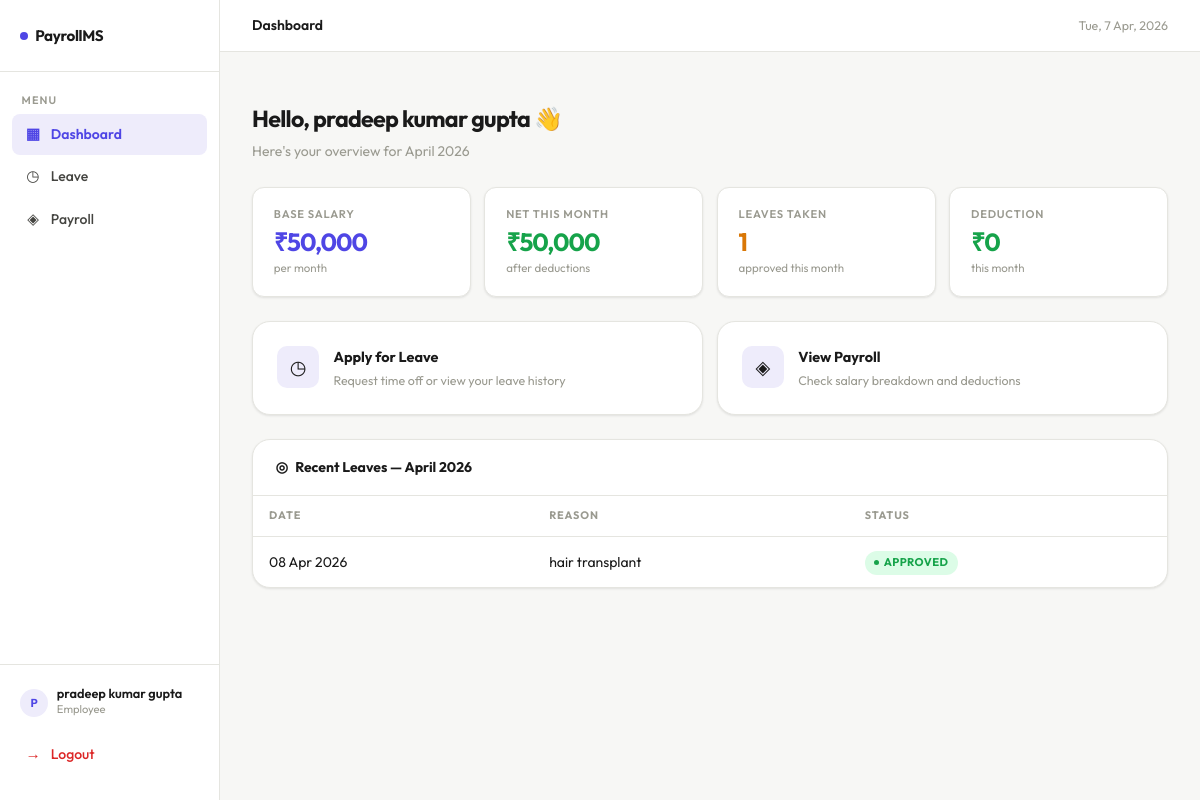
The page /employee/dashboard (signed in) on the database its author committed.
### models.py (models this page shows, shortened)
class User(UserMixin, db.Model):
    __tablename__ = 'users'
    id = db.Column(db.Integer, primary_key=True)
    username = db.Column(db.String(80), unique=True, nullable=False)
    password_hash = db.Column(db.String(256), nullable=False)
    role = db.Column(db.String(20), nullable=False, default='employee')  # 'admin' or 'employee'
    base_salary = db.Column(db.Float, default=50000.0)
    created_at = db.Column(db.DateTime, default=datetime.utcnow)
    leave_requests = db.relationship('LeaveRequest', backref='employee', lazy=True,
                                      foreign_keys='LeaveRequest.employee_id')
    payroll_records = db.relationship('Payroll', backref='employee', lazy=True)

class Payroll(db.Model):
    __tablename__ = 'payroll'
    id = db.Column(db.Integer, primary_key=True)
    employee_id = db.Column(db.Integer, db.ForeignKey('users.id'), nullable=False)
    month = db.Column(db.Integer, nullable=False)
    year = db.Column(db.Integer, nullable=False)
    base_salary = db.Column(db.Float, nullable=False)
    leaves_taken = db.Column(db.Integer, default=0)
    deduction = db.Column(db.Float, default=0.0)
    net_salary = db.Column(db.Float, nullable=False)
    updated_at = db.Column(db.DateTime, default=datetime.utcnow, onupdate=datetime.utcnow)

class LeaveRequest(db.Model):
    __tablename__ = 'leave_requests'
    id = db.Column(db.Integer, primary_key=True)
    employee_id = db.Column(db.Integer, db.ForeignKey('users.id'), nullable=False)
    leave_date = db.Column(db.Date, nullable=False)
    reason = db.Column(db.String(255), nullable=False)
    status = db.Column(db.String(20), default='pending')  # 'pending', 'approved', 'rejected'
    month = db.Column(db.Integer, nullable=False)
    year = db.Column(db.Integer, nullable=False)
    created_at = db.Column(db.DateTime, default=datetime.utcnow)

### routes.py (the view)
@main.route('/employee/dashboard')
@login_required
def employee_dashboard():
    if current_user.role == 'admin':
        return redirect(url_for('main.admin_dashboard'))
    now = datetime.utcnow()
    my_leaves = LeaveRequest.query.filter_by(
        employee_id=current_user.id,
        month=now.month,
        year=now.year
    ).order_by(LeaveRequest.created_at.desc()).all()
    payroll = Payroll.query.filter_by(
        employee_id=current_user.id,
        month=now.month,
        year=now.year
    ).first()
    return render_template('employee_dashboard.html',
                           leaves=my_leaves,
                           payroll=payroll,
                           now=now)

### app.py (called while the page is built)
def create_app():
    app = Flask(__name__)
    app.config.from_object(Config)
    os.makedirs(os.path.join(app.root_path, 'instance'), exist_ok=True)
    db.init_app(app)
    login_manager = LoginManager()
    login_manager.login_view = 'main.login'
    login_manager.login_message = 'Please log in to access this page.'
    login_manager.login_message_category = 'info'
    login_manager.init_app(app)
    @login_manager.user_loader
    def load_user(user_id):
        return User.query.get(int(user_id))
    from routes import main
    app.register_blueprint(main)
    with app.app_context():
        db.create_all()
        seed_default_users()
    return app

### templates/employee_dashboard.html (shortened to what this page needs)
{% extends "base.html" %}
{% block topbar_title %}Dashboard{% endblock %}
{% block content %}
<div class="page-hd">
  <h1>Hello, {{ current_user.username }} 👋</h1>
  <p>Here's your overview for {{ now.strftime('%B %Y') }}</p>
</div>
{% set approved = leaves | selectattr('status', 'equalto', 'approved') | list | length %}
{% set net = payroll.net_salary if payroll else current_user.base_salary %}
{% set deduction = payroll.deduction if payroll else 0 %}
<div class="stat-row">
  <div class="stat-tile">
    <div class="stat-tile-label">Base Salary</div>
    <div class="stat-tile-val indigo">₹{{ "{:,.0f}".format(current_user.base_salary) }}</div>
    <div class="stat-tile-sub">per month</div>
  </div>
  <div class="stat-tile">
    <div class="stat-tile-label">Net This Month</div>
    <div class="stat-tile-val green">₹{{ "{:,.0f}".format(net) }}</div>
    <div class="stat-tile-sub">after deductions</div>
  </div>
  <div class="stat-tile">
    <div class="stat-tile-label">Leaves Taken</div>
    <div class="stat-tile-val {% if approved > 2 %}red{% elif approved > 0 %}amber{% else %}indigo{% endif %}">{{ approved }}</div>
    <div class="stat-tile-sub">approved this month</div>
  </div>
  <div class="stat-tile">
    <div class="stat-tile-label">Deduction</div>
    <div class="stat-tile-val {% if deduction > 0 %}red{% else %}green{% endif %}">₹{{ "{:,.0f}".format(deduction) }}</div>
    <div class="stat-tile-sub">this month</div>
  </div>
</div>
<div class="action-row">
  <a href="{{ url_for('main.leave') }}" class="action-tile">
    <div class="action-tile-icon">◷</div>
    <div class="action-tile-body">
      <h3>Apply for Leave</h3>
      <p>Request time off or view your leave history</p>
    </div>
  </a>
  <a href="{{ url_for('main.payroll') }}" class="action-tile">
    <div class="action-tile-icon">◈</div>
    <div class="action-tile-body">
      <h3>View Payroll</h3>
      <p>Check salary breakdown and deductions</p>
    </div>
  </a>
</div>
<div class="card">
  <div class="card-head">
    <span class="card-head-title"><span class="icon">◎</span> Recent Leaves — {{ now.strftime('%B %Y') }}</span>
  </div>
  {% if leaves %}
  <div class="tbl-wrap">
    <table>
      <thead>
        <tr>
          <th>Date</th>
          <th>Reason</th>
          <th>Status</th>
        </tr>
      </thead>
      <tbody>
        {% for l in leaves[:6] %}
        <tr>
          <td>{{ l.leave_date.strftime('%d %b %Y') }}</td>
          <td>{{ l.reason }}</td>
          <td><span class="badge badge-{{ l.status }}">{{ l.status }}</span></td>
        </tr>
        {% endfor %}
      </tbody>
    </table>
  </div>
  {% endif %}
</div>
{% endblock %}

### templates/base.html (shortened to what this page needs)
<!DOCTYPE html>
<html lang="en">
<head>
  <link rel="stylesheet" href="{{ url_for('static', filename='css/style.css') }}"/>
</head>
<body>
{% if current_user.is_authenticated %}
<div class="app-shell">
  <aside class="sidebar">
    <div class="sidebar-brand">
      <span class="dot"></span> PayrollMS
    </div>
    <div class="sidebar-section">
      <div class="sidebar-label">Menu</div>
      {% if current_user.role == 'admin' %}
        <a href="{{ url_for('main.admin_dashboard') }}"
           class="sidebar-link {% if request.endpoint == 'main.admin_dashboard' %}active{% endif %}">
          <span class="icon">▦</span> Dashboard
        </a>
      {% else %}
        <a href="{{ url_for('main.employee_dashboard') }}"
           class="sidebar-link {% if request.endpoint == 'main.employee_dashboard' %}active{% endif %}">
          <span class="icon">▦</span> Dashboard
        </a>
        <a href="{{ url_for('main.leave') }}"
           class="sidebar-link {% if request.endpoint == 'main.leave' %}active{% endif %}">
          <span class="icon">◷</span> Leave
        </a>
        <a href="{{ url_for('main.payroll') }}"
           class="sidebar-link {% if request.endpoint == 'main.payroll' %}active{% endif %}">
          <span class="icon">◈</span> Payroll
        </a>
      {% endif %}
    </div>
    <div class="sidebar-footer">
      <div class="sidebar-user">
        <div class="user-avatar">{{ current_user.username[0] }}</div>
        <div>
          <div class="user-info-name">{{ current_user.username }}</div>
          <div class="user-info-role">{{ current_user.role }}</div>
        </div>
      </div>
      <a href="{{ url_for('main.logout') }}" class="sidebar-link logout">
        <span class="icon">→</span> Logout
      </a>
    </div>
  </aside>
  <div class="main-content">
    <header class="topbar">
      <span class="topbar-title">{% block topbar_title %}{% endblock %}</span>
      <span class="topbar-date" id="js-date"></span>
    </header>
    <div class="page-body">
      {% block content %}{% endblock %}
    </div>
  </div>
</div>
{% else %}
  {% block auth_content %}{% endblock %}
{% endif %}
</body>
</html>

### rows shown on the page
User: username "P", username "pradeep kumar gupta", role "Employee", base_salary "50,000"
Payroll: net_salary "50,000", deduction "0"
LeaveRequest: leave_date "08 Apr 2026", reason "hair transplant", status "APPROVED"

### other values the page prints
{{ approved }} "1"
